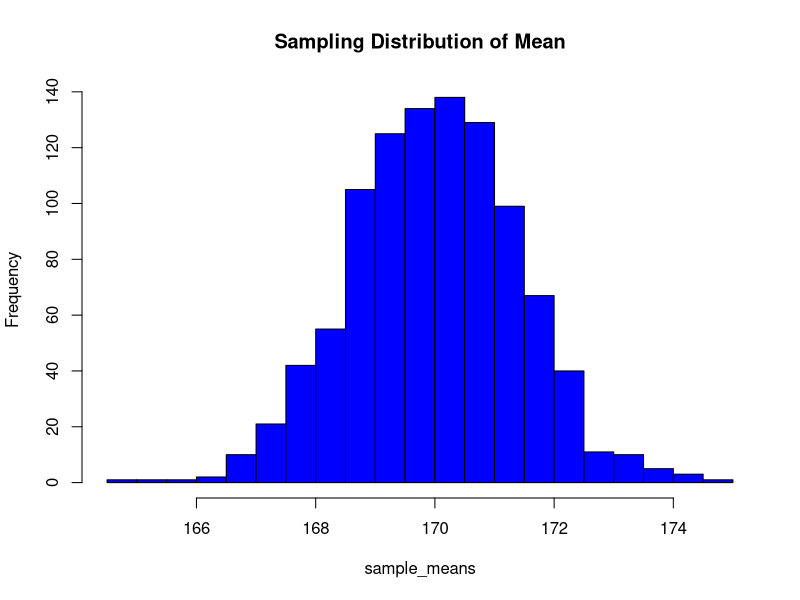
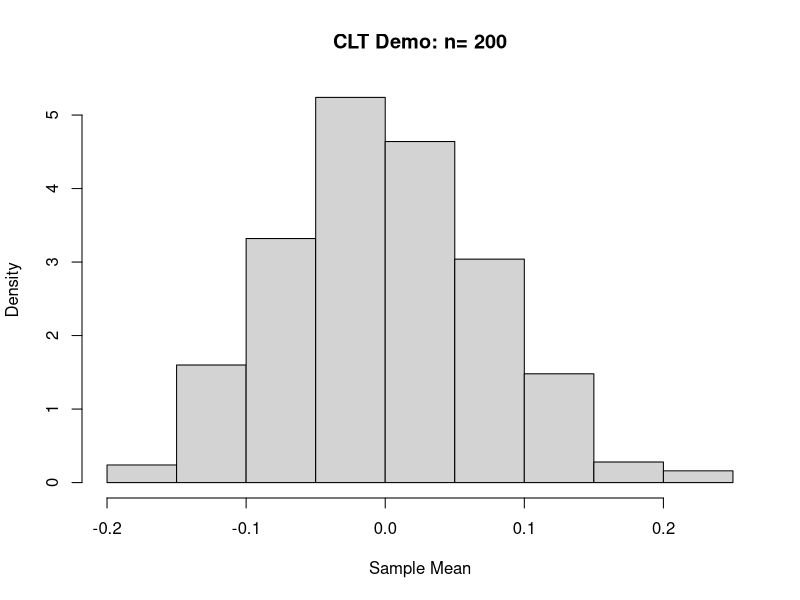
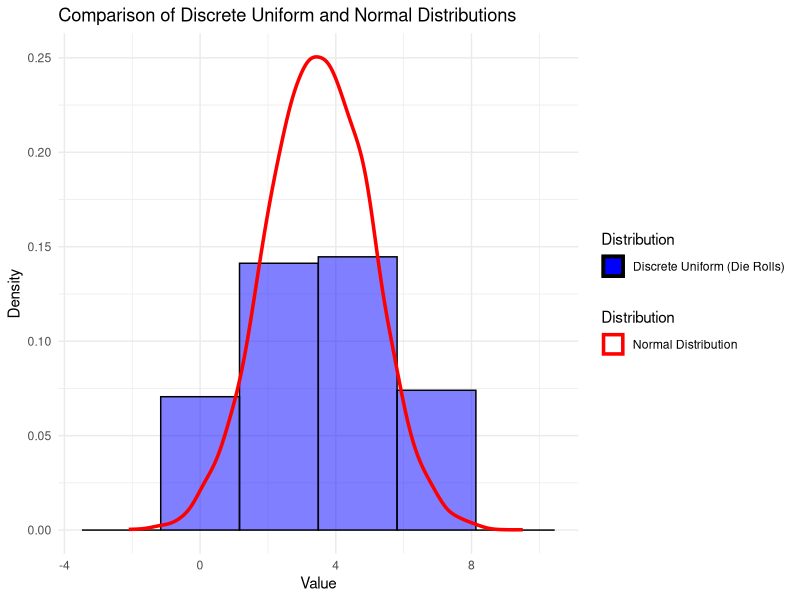
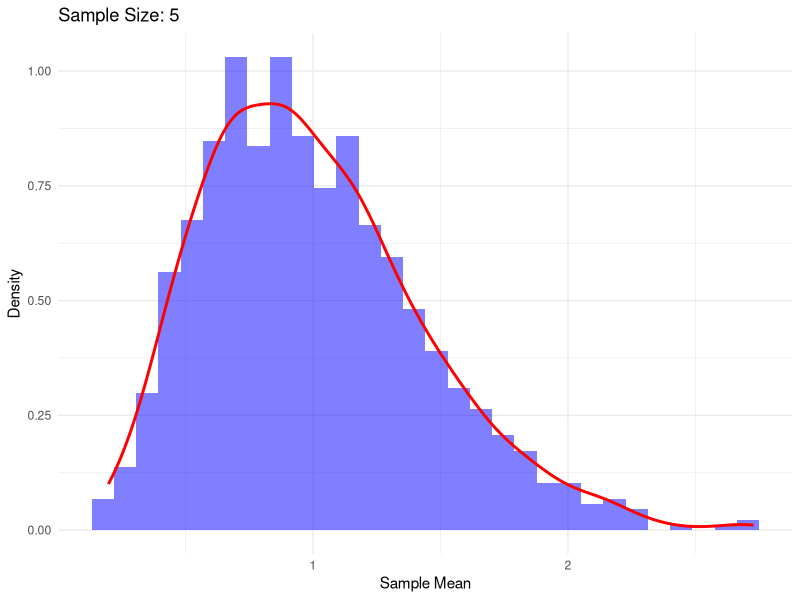
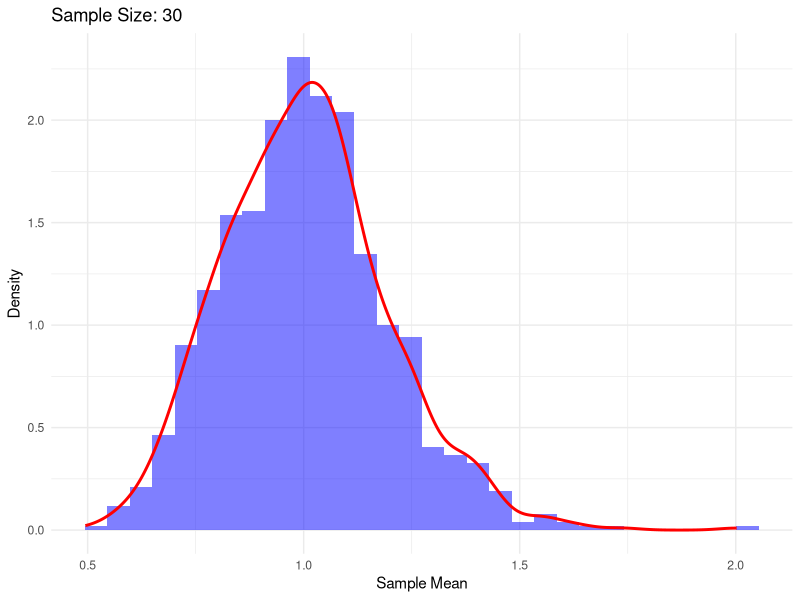
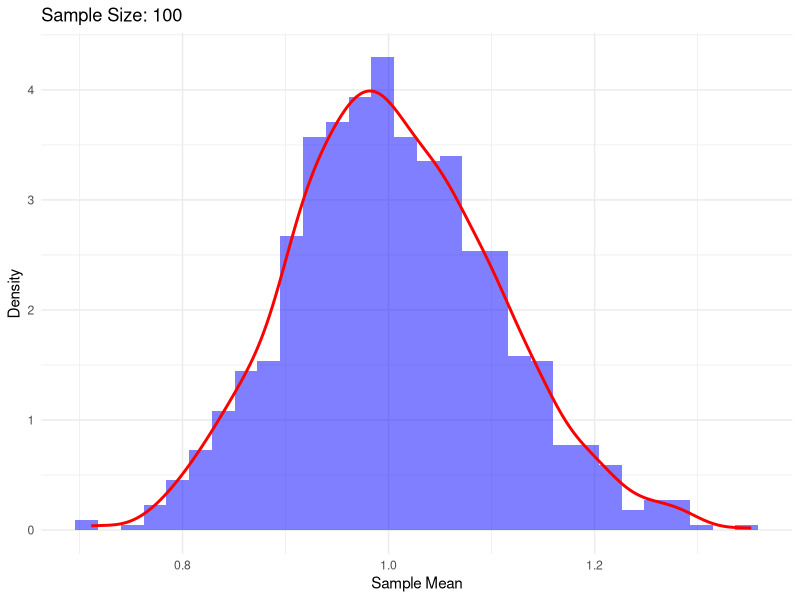
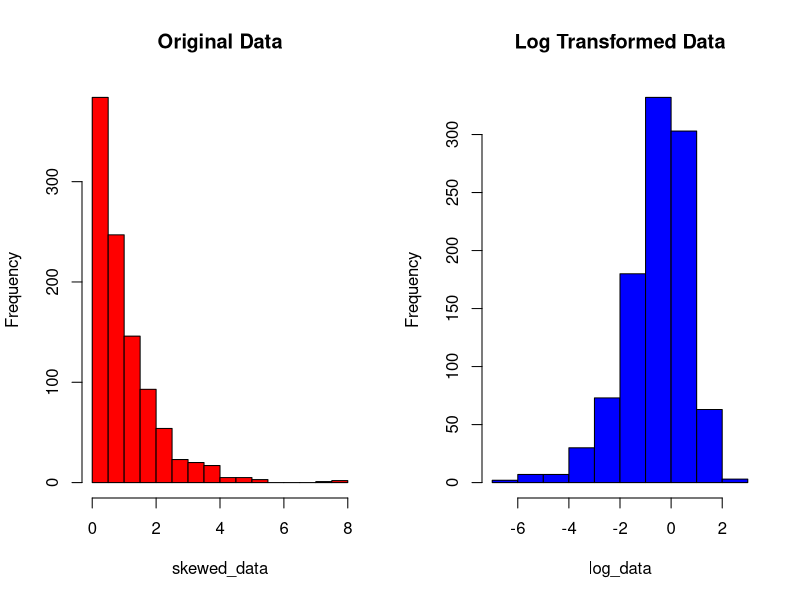
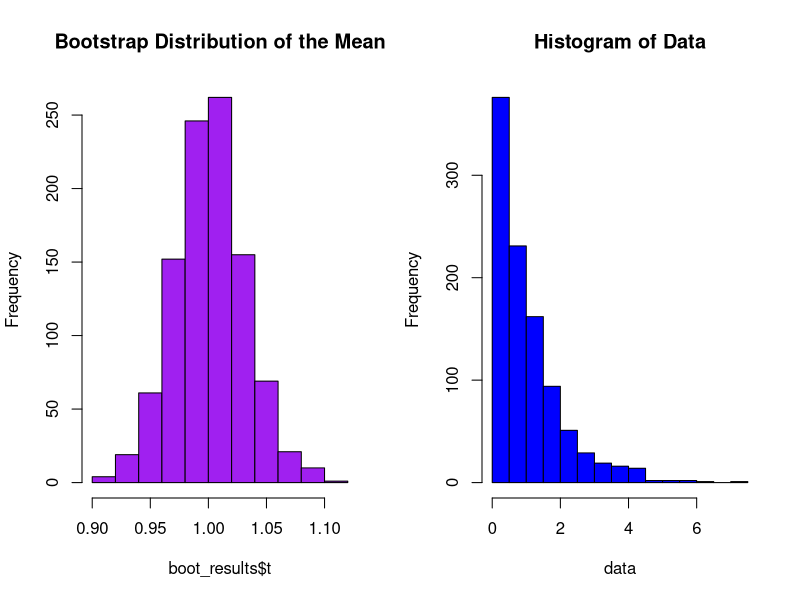

These figures' R source, in order:
set.seed(123)  # For reproducibility
sample_heights <- rnorm(50, mean = 170, sd = 10)  # Generate sample heights
mean(sample_heights)  # Estimate population mean

#point estimaiton
sample_mean <- mean(sample_heights)  # Sample mean
sample_var <- var(sample_heights)  # Sample variance
sample_sd <- sd(sample_heights)  # Sample standard deviation

cat("Sample Mean:", sample_mean, "\nSample Variance:", sample_var, "\nSample SD:", sample_sd)

#interval estimation
n <- length(sample_heights)
alpha <- 0.05  # 95% confidence level
t_value <- qt(1 - alpha/2, df = n-1)  # critical t-score for 95% CI
se <- sample_sd / sqrt(n)  # Standard error

lower_bound <- sample_mean - t_value * se
upper_bound <- sample_mean + t_value * se

cat("95% Confidence Interval: [", lower_bound, ",", upper_bound, "]")

#unbiasedness
pop_heights <- rnorm(10000, mean = 170, sd = 10)  # Large population
sample_means <- replicate(1000, mean(sample(pop_heights, 50)))  # Repeated samples ## Take 1000 samples of size 50
mean(sample_means)  # Should be close to 170  #the sample mean is an unbiased estimator.

#consistency
small_sample <- mean(sample(pop_heights, 1))   # Small sample (n=1)
large_sample <- mean(sample(pop_heights, 500))   # Large sample (n=500)

cat("Small Sample Mean:", small_sample, "\nLarge Sample Mean:", large_sample)  #The mean of the small sample will fluctuate more.#The mean of the large sample will be closer to 170, showing that larger samples lead to more accurate estimates.

##effeciency
var_small <- var(replicate(1000, mean(sample(pop_heights, 10))))   ## Small sample (n=10)
var_large <- var(replicate(1000, mean(sample(pop_heights, 500))))   ### Large sample (n=500)

cat("Variance of small sample mean:", var_small, "\nVariance of large sample mean:", var_large)   #The variance for the small sample will be higher than that of the large sample.

###sample distribution
sample_means <- replicate(1000, mean(sample(pop_heights, 50)))
hist(sample_means, breaks = 30, main = "Sampling Distribution of Mean", col = "blue")

alpha <- 0.01  # 99% confidence level
t_value <- qt(1 - alpha/2, df = n-1)
lower_bound <- sample_mean - t_value * se
upper_bound <- sample_mean + t_value * se

cat("99% Confidence Interval: [", lower_bound, ",", upper_bound, "]")

library(MASS)  ##for maximum likelihood estimation
fit <- fitdistr(sample_heights, "normal")  ##fit a normal distribution to the data
print(fit)   ##print the estimated parameters


se <- sd(sample_heights) / sqrt(n)
cat("Standard Error:", se)

sample_small <- mean(sample(pop_heights, 10))
sample_large <- mean(sample(pop_heights, 500))

cat("Small Sample Bias:", abs(sample_small - mean(pop_heights)), 
    "\nLarge Sample Bias:", abs(sample_large - mean(pop_heights)))

##Lesson1 ##university of queensland
##coin flip   ## you can take an example of num_heads as 40, 30 etc..
##PBL1
# Simulate flipping a fair coin 50 times
define_fip <- function(n_flips = 50, prob_heads = 0.5) {
  flips <- sample(c("Heads", "Tails"), size = n_flips, replace = TRUE, prob = c(prob_heads, 1 - prob_heads))
  num_heads <- sum(flips == "Heads")
  return(num_heads)
}

# Run the simulation
set.seed(123)  # For reproducibility
num_heads <- define_fip()

# Define expected range based on normal approximation
expected_mean <- 50 * 0.5  # 25
expected_sd <- sqrt(50 * 0.5 * 0.5)  # ~3.54
lower_bound <- expected_mean - 2 * expected_sd  # ~18
upper_bound <- expected_mean + 2 * expected_sd  # ~32

# Output results
cat("Number of heads:", num_heads, "\n")
if (num_heads < lower_bound || num_heads > upper_bound) {
  cat("The result is outside the expected range (", lower_bound, ",", upper_bound, "). The coin may be biased.\n")
} else {
  cat("The result is within the expected range. The coin appears fair.\n")
}

# 1. Binomial Probability: Calculate P(X = num_heads) under a fair coin assumption
binom_prob <- dbinom(num_heads, size = 50, prob = 0.5)
cat("Binomial Probability of exactly", num_heads, "heads:", binom_prob, "\n")

# 2. Confidence Interval for proportion of heads
prop_heads <- num_heads / 50    
se <- sqrt((prop_heads * (1 - prop_heads)) / 50)  # Standard error
conf_int <- prop_heads + c(-1.96, 1.96) * se  # 95% Confidence Interval
cat("95% Confidence Interval for proportion of heads:", conf_int[1], "to", conf_int[2], "\n")

# 3. Hypothesis Test: Binomial test for fairness
binom_test <- binom.test(num_heads, 50, p = 0.5, alternative = "two.sided")
cat("Hypothesis Test p-value:", binom_test$p.value, "\n")
if (binom_test$p.value < 0.05) {
  cat("The p-value is less than 0.05, suggesting the coin may be biased.\n")
} else {
  cat("The p-value is greater than 0.05, suggesting no strong evidence of bias.\n")
}


###Exercise B: Dice Simulation
set.seed(101)  # Ensures reproducibility
n <- 30  # Number of rolls
rolls <- sample(1:6, n, replace = TRUE)  # Simulate rolling a fair die 30 times
table(rolls)  # Count occurrences of each face


die1 <-sample(1:6, n, replace=TRUE)
die2 <-sample(1:6, n, replace=TRUE)
sums <-die1 + die2
table(sums)

##PBL2

demonstrate_clt <- function(n_samples=500, sample_size=200){
sample_means <- replicate(n_samples, mean(rnorm(sample_size))
)
hist(sample_means, probability=TRUE,
     main=paste("CLT Demo: n=", sample_size),
     xlab="Sample Mean")
}
demonstrate_clt()





#######normal and discrete distribution
# Load necessary library
library(ggplot2)

# Set seed for reproducibility
set.seed(101)

# Generate data for Discrete Uniform Distribution (rolling a fair 6-sided die)
n_uniform <- 10000  # Number of simulations
uniform_data <- sample(1:6, n_uniform, replace = TRUE)  # Simulating dice rolls

# Generate data for Normal Distribution
n_normal <- 10000
normal_data <- rnorm(n_normal, mean = 3.5, sd = 1.5)  # Mean 3.5, SD 1.5 to match dice range

# Create data frames for plotting
df_uniform <- data.frame(Value = uniform_data, Distribution = "Discrete Uniform (Die Rolls)")
df_normal <- data.frame(Value = normal_data, Distribution = "Normal Distribution")

# Combine data
df_combined <- rbind(df_uniform, df_normal)

# Plot Discrete Uniform vs. Normal Distribution
ggplot() +
  # Histogram for discrete uniform distribution (die rolls)
  geom_histogram(data = df_uniform, aes(x = Value, y = ..density.., fill = Distribution), 
                 bins = 6, color = "black", alpha = 0.5, position = "identity") +
  # Density plot for normal distribution
  geom_density(data = df_normal, aes(x = Value, y = ..density.., color = Distribution), 
               adjust = 1.2, size = 1.2) +  
  labs(title = "Comparison of Discrete Uniform and Normal Distributions",
       x = "Value",
       y = "Density") +
  theme_minimal() +
  scale_fill_manual(values = c("Discrete Uniform (Die Rolls)" = "blue")) +
  scale_color_manual(values = c("Normal Distribution" = "red"))


##to test the CLT###
# Load necessary library
install.packages("ggplot2")
library(ggplot2)

# Set seed for reproducibility
set.seed(123)

# Generate a non-normal population (Exponential Distribution)
population <- rexp(10000, rate = 1)  # Highly skewed

# Function to test CLT by taking many samples
test_clt <- function(sample_size, n_samples = 1000) {
  sample_means <- replicate(n_samples, mean(sample(population, sample_size, replace = TRUE)))
  
  # Plot histogram of sample means
  ggplot(data.frame(means = sample_means), aes(x = means)) +
    geom_histogram(aes(y = ..density..), bins = 30, fill = "blue", alpha = 0.5) +
    geom_density(color = "red", size = 1) +  # Overlay density curve
    ggtitle(paste("Sample Size:", sample_size)) +
    xlab("Sample Mean") + ylab("Density") +
    theme_minimal()
}

# Compare CLT for different sample sizes
test_clt(5)    # Small sample, not normal
test_clt(30)   # Larger sample, closer to normal
test_clt(100)  # Even larger sample, almost perfectly normal


##a) data transformation- used when data is highly skewed, and helps meets normality assumption
# Original data (right-skewed)
skewed_data <- rexp(1000, rate = 1)

# Apply log transformation
log_data <- log(skewed_data)

# Plot before and after transformation
par(mfrow = c(1, 2))  # Split plot window
hist(skewed_data, main = "Original Data", col = "red")
hist(log_data, main = "Log Transformed Data", col = "blue")
##this making CLT more likely to hold


#b) bootstrapping  (resampling to approximate CLT)
##instead of assuming normality, we resample many times to estimate the distribution
# Load library
library(boot)

# Function to compute mean
mean_func <- function(data, indices) {
  return(mean(data[indices]))
}

# Apply bootstrapping
boot_results <- boot(skewed_data, mean_func, R = 1000)

# Plot bootstrap distribution
hist(boot_results$t, main = "Bootstrap Distribution of the Mean", col = "purple")
##bootstrapping avoids parametric assumptions and holds approximate CLT

#c) mixed-effects models (for non-independent data) ## used when datapoints are correlated (eg repeated measures)
##Instead of assuming independece, it models variation within groups
# Load library
library(lme4)

# Simulated dataset
data <- data.frame(
  patient = rep(1:10, each = 5),  # 10 patients, 5 measurements each
  response = rnorm(50, mean = 5, sd = 1) + rep(rnorm(10, mean = 0, sd = 1), each = 5)
)

# Fit a mixed-effects model
model <- lmer(response ~ 1 + (1 | patient), data = data)

# Display results
summary(model)

##What to do if data is not normal?
#1) check normality first!
#Before deciding what to do, check if your data is actually  non-normal using:
# Load data (Example: Skewed Exponential Distribution)
set.seed(123)
data <- rexp(1000, rate = 1)

# Histogram
hist(data, main = "Histogram of Data", col = "blue")

# QQ Plot (Check Normality)
qqnorm(data)
qqline(data, col = "red")

# Shapiro-Wilk Test (p < 0.05 means data is NOT normal)
shapiro.test(data)
## If the Shapiro-Wilk p-value < 0.05, data is significantly non-normal.

##2) Apply data transformation!
#If data is skewed, apply log, square root, or Box-Cox transformations to make it normal.
# Log transformation
log_data <- log(data)

# Square root transformation
sqrt_data <- sqrt(data)

# Histogram after transformation
hist(log_data, main = "Log Transformed Data", col = "red")

#3) Use Non-Parametric Tests (If Transformation Fails)! #(do not assume normality)
#Parametric Test	#Non-Parametric Alternative	#When to Use?
  #t-test (mean comparison)	#Wilcoxon Rank-Sum Test	#Data is skewed or has outliers
#ANOVA (group comparison)	#Kruskal-Wallis Test	#Data is non-normal
#Pearson Correlation	#Spearman Rank Correlation	#Data is not linear
#Linear Regression	#Generalized Linear Model (GLM)	#Errors are non-normal

#Example: Wilcoxon Rank-Sum Test (Instead of t-test)
# Generate two non-normal groups
group1 <- rexp(30, rate = 1)
group2 <- rexp(30, rate = 1.2)

# Perform Wilcoxon Test
wilcox.test(group1, group2)

#4) Use Bootstrapping (If Sample Size is Small)
#If you cannot assume normality, use bootstrapping to estimate the sampling distribution.

# Load boot library
library(boot)

# Function to calculate mean
mean_func <- function(data, indices) {
  return(mean(data[indices]))
}

# Apply bootstrapping
boot_results <- boot(data, mean_func, R = 1000)

# Plot bootstrap distribution
hist(boot_results$t, main = "Bootstrap Distribution of the Mean", col = "purple")


###PBL3
set.seed(202)  # Ensure reproducibility
n <- 30  # Sample size
leaves <- rnorm(n, mean = 10, sd = 2)  # Simulate leaf sizes
mean(leaves)  # Calculate sample mean
sd(leaves)  # Calculate sample standard deviation

##CI
se <- sd(leaves)/sqrt(n)  ##standard error of the mean
ci <- mean(leaves) + c(-1,1)*qt(0.975, df=n-1)*se   ##95% CI using t-distribution

#non-normal distributions (challenging)
set.seed(202)
leaves_skewed <- rexp(n, rate = 0.2)  # Skewed (Exponential) data
hist(leaves_skewed, main = "Histogram of Skewed Leaf Sizes", col = "lightblue")

se_skewed <- sd(leaves_skewed) / sqrt(n)
ci_skewed <- mean(leaves_skewed) + c(-1, 1) * qt(0.975, df = n-1) * se_skewed
ci_skewed  # Print confidence interval
##use bootstrapping CI for non-normal data
library(boot)  # Load bootstrapping package

# Function to compute the sample mean
mean_func <- function(data, indices) {
  return(mean(data[indices]))
}

# Bootstrap resampling
boot_results <- boot(leaves_skewed, mean_func, R = 1000)

# Bootstrap confidence interval
boot.ci(boot_results, type = "perc")  # Percentile method CI

